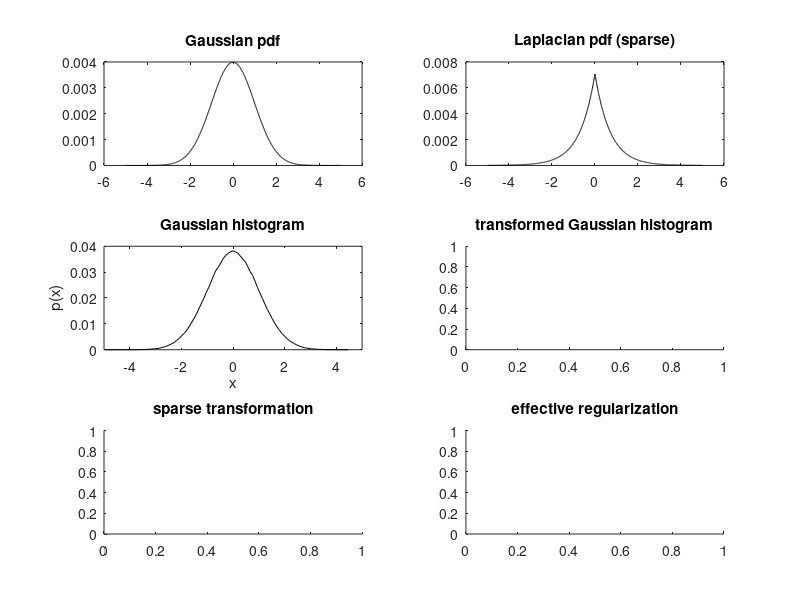

This figure's MATLAB source: (Note: this script raises an error after producing the figure.)
% demonstrates how to implement sparse priors with VBA
% The trick is to use a continuous transform of GLM parameters, such that
% Gaussian priors are mapped onto fat-tailed distributions. More precisely,
% the "sparse transformation" is a signed quadratic mapping (see
% sparseTransform.m). Under this transform, the priors become close to a
% Lapacian density, and the parameter VB-estimate should mimick a L1-norm
% (i.e. "lasso") estimator.
% Note: using such "sparse transformation" makes the native GLM model
% non-linear, which implies potential local minima.

% function demo_sparsePriors

close all
clear all


% 0- look at the qualitative properties of the "sparse" transformation 
mu = 0;
v = 1;
hf = figure('color',[1 1 1]);
gx = -5:1e-2:5;
pg = exp(-0.5*(gx-mu).^2/v);
pg = pg./sum(pg);
ps = exp(-abs(gx-mu)/(sqrt(v/2)));
ps = ps./sum(ps);
ha = subplot(3,2,1,'parent',hf);
plot(ha,gx,pg,'k')
title(ha,'Gaussian pdf')
ha = subplot(3,2,2,'parent',hf);
plot(ha,gx,ps,'k')
title(ha,'Laplacian pdf (sparse)')

N = 1e6;
X = mu + sqrt(v)*randn(N,1);
[n,x] = hist(X,1e2);
n = n./sum(n);
ha = subplot(3,2,3,'parent',hf);
plot(ha,x,n,'k')
set(ha,'xlim',[min(gx),max(gx)])
title(ha,'Gaussian histogram')
xlabel(ha,'x')
ylabel(ha,'p(x)')
ha = subplot(3,2,4,'parent',hf,'nextplot','add');
title(ha,'transformed Gaussian histogram')
ha2 = subplot(3,2,5,'parent',hf,'nextplot','add');
title(ha2,'sparse transformation')
ha3 = subplot(3,2,6,'parent',hf,'nextplot','add');
title(ha3,'effective regularization')
gp = [1e-1,0.25,1,10];
str = cell(length(gp),1);
col = 'brgm';
for i=1:length(gp)
    SX = sparseTransform(X,gp(i));
%     SX = normalize(SX);
    [n,x] = hist(SX,1e2);
    n = n./sum(n);
    plot(ha,x,n,col(i))
    str{i} = ['P=',num2str(gp(i))];
    sgx = sparseTransform(gx,gp(i));
    plot(ha2,gx,sgx,col(i))
    plot(ha3,x,-log(n),col(i))
end
set(ha,'xlim',[min(gx),max(gx)])
legend(ha,str)
legend(ha2,str)
xlabel(ha,'s(x)')
ylabel(ha,'p(s(x))')
xlabel(ha2,'x')
ylabel(ha2,'s(x)')
subgx = gx(1:1e2:end);
plot(ha2,subgx(subgx>=0),subgx(subgx>=0).^2,'k.')
plot(ha2,subgx(subgx<=0),-subgx(subgx<=0).^2,'k.')
plot(ha3,subgx(subgx>=0).^2,subgx(subgx>=0).^2,'k.')
plot(ha3,-subgx(subgx<=0).^2,subgx(subgx<=0).^2,'k.')

getSubplots

% 1- simulate "sparse" GLM and invert
p = 32;
n = 64;
A = randn(p,n);
phi1 = sparseTransform(X(randperm(n)),1);
sigma = 1;
y1 = A*phi1 + sqrt(sigma.^-1)*randn(p,1);

dims.n = 0;
dims.n_theta = 0;
dims.n_phi = n;
options.inG.X = A;
options.inG.sparseP = 1;
% options.priors.muPhi = 1e-2*ones(n,1);
options.checkGrads = 1;
[posterior,out] = VBA_NLStateSpaceModel(y1,[],[],@g_GLMsparse,dims,options);
set(gcf,'tag','dummy','name','"sparse" sim, "sparse" priors')
hf = figure('color',[1 1 1],'name','estimation accuracy');
ha = subplot(2,3,1,'parent',hf,'nextplot','add');
plot(ha,phi1,sparseTransform(posterior.muPhi,1),'k.')
tmp = corrcoef(phi1,sparseTransform(posterior.muPhi,1));
r = tmp(2,1);
plot(ha,[min(phi1),max(phi1)],[min(phi1),max(phi1)],'r')
title(ha,['sparse sim, sparse priors, F=',num2str(out.F),' ,r=',num2str(r)])
xlabel(ha,'simulated')
ylabel(ha,'estimated')

[posterior2,out2] = VBA_NLStateSpaceModel(y1,[],[],@g_GLM,dims,options);
set(gcf,'tag','dummy','name','"sparse" sim, Gaussian priors')
ha = subplot(2,3,2,'parent',hf,'nextplot','add');
plot(ha,phi1,posterior2.muPhi,'k.')
tmp = corrcoef(phi1,posterior2.muPhi);
r = tmp(2,1);
plot(ha,[min(phi1),max(phi1)],[min(phi1),max(phi1)],'r')
title(ha,['sparse sim, Gaussian priors, F=',num2str(out2.F),' ,r=',num2str(r)])
xlabel(ha,'simulated')
ylabel(ha,'estimated')

% dims.n_phi = dims.n_phi + 1;
% options.checkGrads = 0;
% [posterior2,out2] = VBA_NLStateSpaceModel(y1,[],[],@g_GLMsparse2,dims,options);
% set(gcf,'tag','dummy','name','"sparse" sim, Gaussian priors')
% ha = subplot(2,3,3,'parent',hf,'nextplot','add');
% plot(ha,phi1,posterior2.muPhi(1:end-1),'k.')
% tmp = corrcoef(phi1,posterior2.muPhi(1:end-1));
% r = tmp(2,1);
% plot(ha,[min(phi1),max(phi1)],[min(phi1),max(phi1)],'r')
% title(ha,['sparse sim, adaptive priors, F=',num2str(out2.F),' ,r=',num2str(r)])
% xlabel(ha,'simulated')
% ylabel(ha,'estimated')

phi_pi = pinv(A'*A)*A'*y1;
ha = subplot(2,3,3,'parent',hf,'nextplot','add');
plot(ha,phi1,phi_pi,'k.')
tmp = corrcoef(phi1,phi_pi);
r = tmp(2,1);
plot(ha,[min(phi1),max(phi1)],[min(phi1),max(phi1)],'r')
title(ha,['sparse sim, pseudo-inverse',' ,r=',num2str(r)])
xlabel(ha,'simulated')
ylabel(ha,'estimated')


% 2- simulate Gaussian GLM and invert
phi2 = X(randperm(n));
y2 = A*phi2 + sqrt(sigma.^-1)*randn(p,1);

[posterior,out] = VBA_NLStateSpaceModel(y2,[],[],@g_GLMsparse,dims,options);
set(gcf,'tag','dummy','name','Gaussian sim, "sparse" priors')
ha = subplot(2,3,4,'parent',hf,'nextplot','add');
plot(ha,phi2,sparseTransform(posterior.muPhi,1),'k.')
tmp = corrcoef(phi2,sparseTransform(posterior.muPhi,1));
r = tmp(2,1);
plot(ha,[min(phi2),max(phi2)],[min(phi2),max(phi2)],'r')
title(ha,['Gaussian sim, sparse priors, F=',num2str(out.F),' ,r=',num2str(r)])
xlabel(ha,'simulated')
ylabel(ha,'estimated')

[posterior2,out2] = VBA_NLStateSpaceModel(y2,[],[],@g_GLM,dims,options);
set(gcf,'tag','dummy','name','Gaussian sim, Gaussian priors')
ha = subplot(2,3,5,'parent',hf,'nextplot','add');
plot(ha,phi2,posterior2.muPhi,'k.')
tmp = corrcoef(phi2,posterior2.muPhi);
r = tmp(2,1);
plot(ha,[min(phi2),max(phi2)],[min(phi2),max(phi2)],'r')
title(ha,['Gaussian sim, Gaussian priors, F=',num2str(out2.F),' ,r=',num2str(r)])
xlabel(ha,'simulated')
ylabel(ha,'estimated')

phi_pi = pinv(A'*A)*A'*y2;
ha = subplot(2,3,6,'parent',hf,'nextplot','add');
plot(ha,phi2,phi_pi,'k.')
tmp = corrcoef(phi2,phi_pi);
r = tmp(2,1);
plot(ha,[min(phi2),max(phi2)],[min(phi2),max(phi2)],'r')
title(ha,['Gaussian sim, pseudo-inverse',' ,r=',num2str(r)])
xlabel(ha,'simulated')
ylabel(ha,'estimated')
